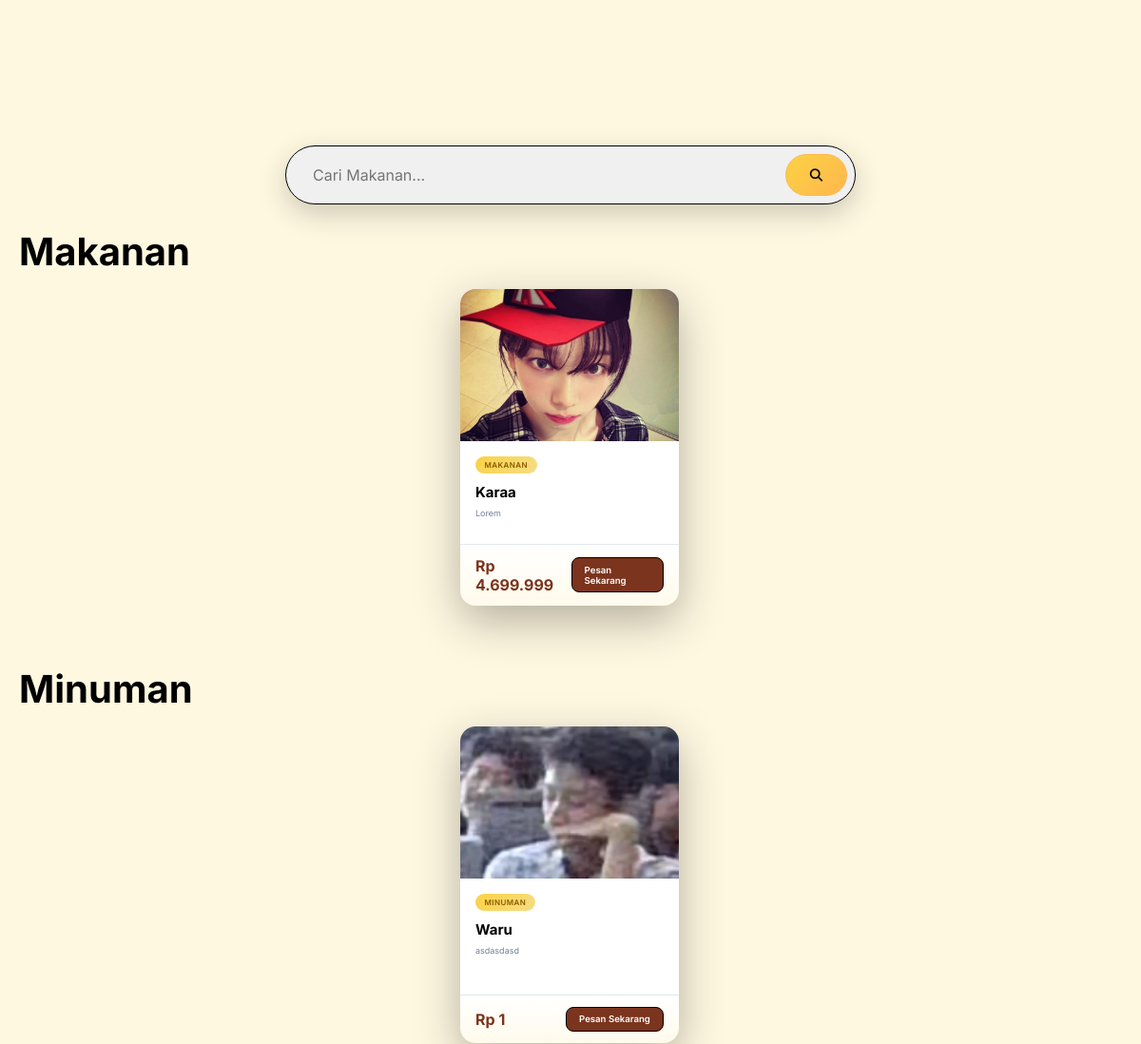
Page /listmenu.php (middle part) on the earlier database version.
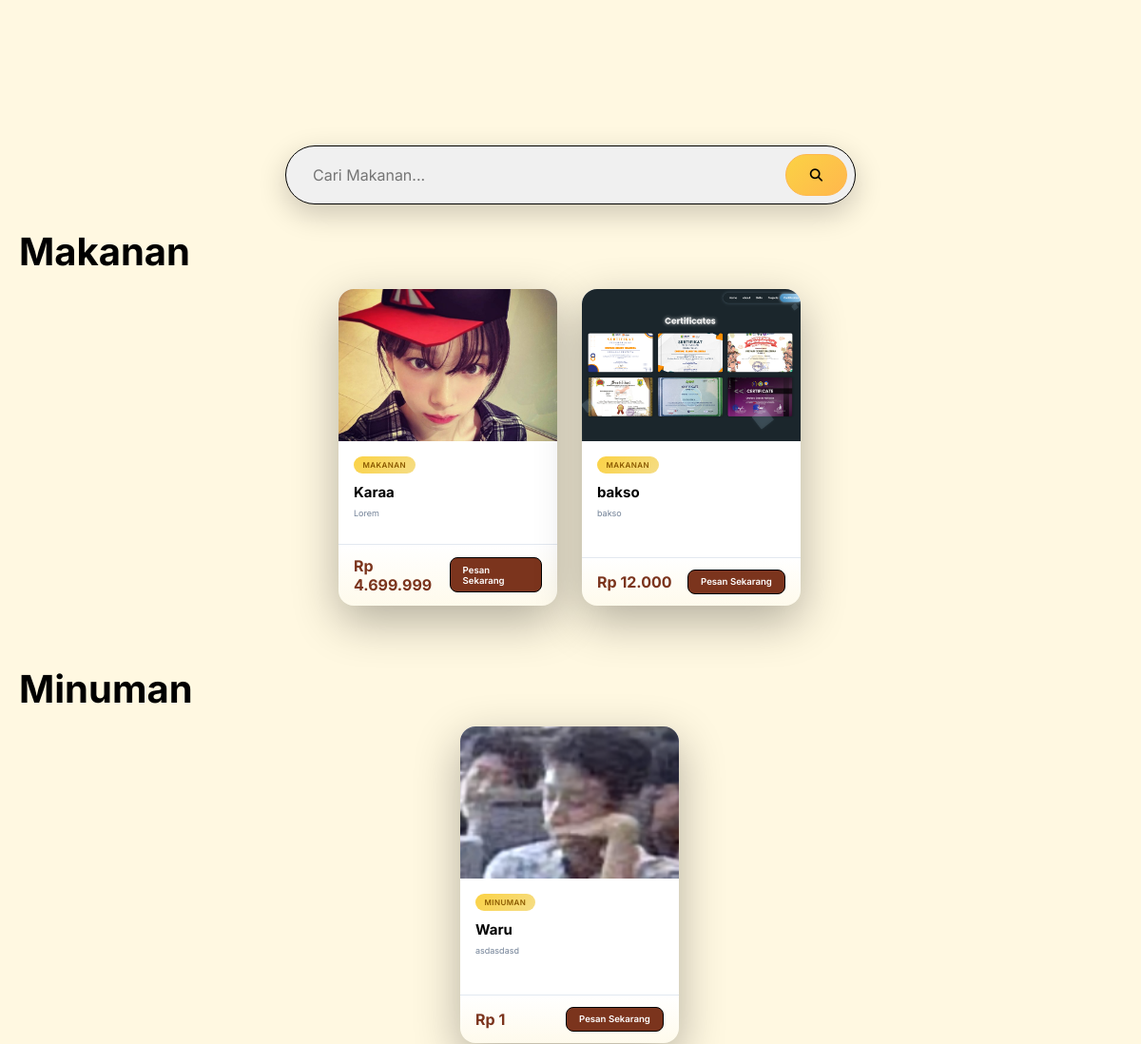
Same page on the later database version.
### tables this page shows
CREATE TABLE `produk` (
  `id` int(11) NOT NULL,
  `nama` varchar(255) NOT NULL,
  `kategori` varchar(255) NOT NULL,
  `harga` int(11) NOT NULL,
  `deskripsi` text NOT NULL,
  `image` varchar(255) NOT NULL
);

### listmenu.php (the view, shortened to what this page needs)
<?php
require 'functions.php';
?>
<!DOCTYPE html>
<html lang="en">
<head>
  <link rel="stylesheet" href="css/stylelistmenu.css" />
  <link rel="stylesheet" href="https://cdnjs.cloudflare.com/ajax/libs/font-awesome/6.5.2/css/all.min.css" />
  <link rel="stylesheet" href="https://cdn.jsdelivr.net/npm/bootstrap-icons@1.11.1/font/bootstrap-icons.css" />
</head>
<body>
  <section id="hero" class="hero">
  </section>
  <section id="menu-wrapper" class="menu-wrapper">
    <div class="search-bar">
      <input type="text" placeholder="Cari Makanan..." />
      <button type="submit">
        <i class="fa-solid fa-magnifying-glass"></i>
      </button>
    </div>
    <div class="makanan">
      <h2>Makanan</h2>
      <div class="pembungkusluar">
        <?php
        $makanan = mysqli_query($conn, "SELECT * FROM produk WHERE kategori='makanan'");
        while ($row = mysqli_fetch_array($makanan)):
          ?>
          <div class="produk-item">
            <div class="container">
              <div class="foto-produk">
                <img src="<?= $row['image'] ?>" alt="<?= $row['nama'] ?>" />
              </div>
              <div class="judul">
                <h4><?= ucfirst($row['kategori']) ?></h4>
              </div>
              <div class="nama">
                <h3><?= $row['nama'] ?></h3>
              </div>
              <div class="deskripsi">
                <p>
                  <?= $row['deskripsi'] ?>
                </p>
              </div>
              <div class="hargapesan">
                <div class="harga-produk">
                  <h3>Rp <?= number_format($row['harga'], 0, ',', '.') ?></h3>
                </div>
                <div class="cta-produk">
                  <a href="#pesan">Pesan Sekarang</a>
                </div>
              </div>
            </div>
          </div>
        <?php endwhile; ?>
      </div>
    </div>
    <div class="minuman">
      <h2>Minuman</h2>
      <div class="pembungkusluar">
        <?php
        $minuman = mysqli_query($conn, "SELECT * FROM produk WHERE kategori='minuman'");
        while ($row = mysqli_fetch_array($minuman)):
          ?>
          <div class="produk-item">
            <div class="container">
              <div class="foto-produk">
                <img src="<?= $row['image'] ?>" alt="<?= $row['nama'] ?>" />
              </div>
              <div class="judul">
                <h4><?= ucfirst($row['kategori']) ?></h4>
              </div>
              <div class="nama">
                <h3><?= $row['nama'] ?></h3>
              </div>
              <div class="deskripsi">
                <p>
                  <?= $row['deskripsi'] ?>
                </p>
              </div>
              <div class="hargapesan">
                <div class="harga-produk">
                  <h3>Rp <?= number_format($row['harga'], 0, ',', '.') ?></h3>
                </div>
                <div class="cta-produk">
                  <a href="#pesan">Pesan Sekarang</a>
                </div>
              </div>
            <?php endwhile; ?>
          </div>
        </div>
      </div>
  </section>
</body>
</html>

Differences in the rows shown:
added produk: image (picture), kategori "MAKANAN", nama "bakso", deskripsi "bakso", harga "12.000", shown under "Makanan"
